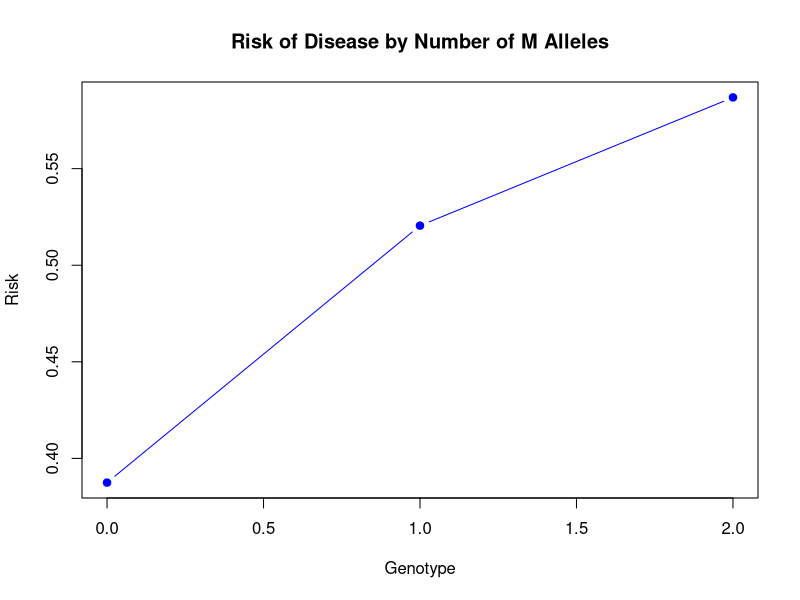
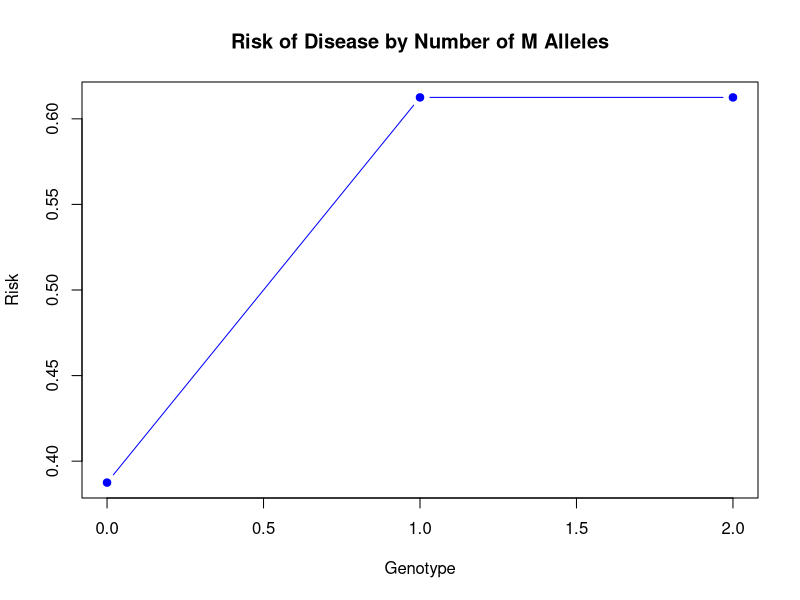
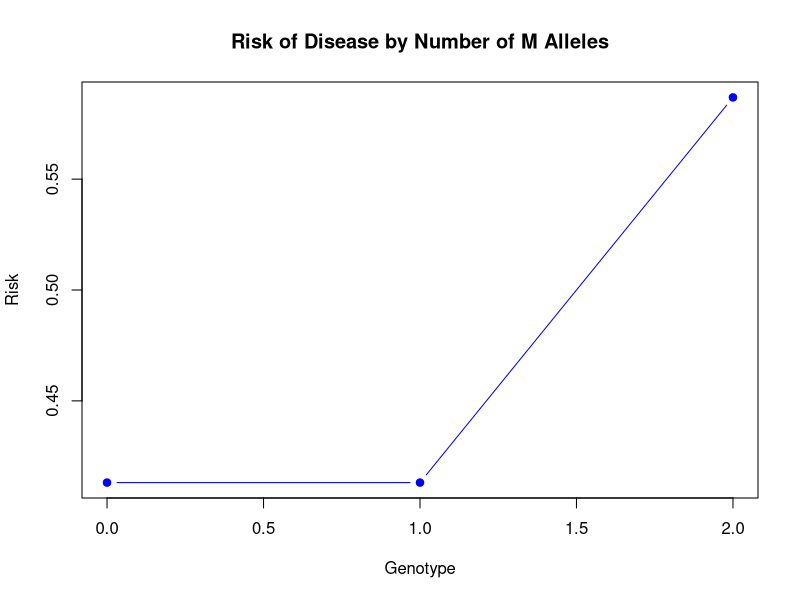

These figures' R source, in order:
## ---- chunk 1
X <- matrix(c(112, 278, 150, 206, 348, 150), nrow = 2, byrow = TRUE)
colnames(X) <- c("AA","Aa","aa")
rownames(X) <- c("Cases","Controls")

Y <- cbind(2*X[,1]+X[,2],2*X[,3]+X[,2])
colnames(Y) <- c("A","a")
chi_square_result <- chisq.test(Y,correct=FALSE)
p_value <- chi_square_result$p.value
odds_ratio <- Y[1, 1] * Y[2, 2] / (Y[1, 2] * Y[2, 1])
print(odds_ratio)


# Print the results
cat("Chi-square test results:\n")
cat("P-value:", p_value, "\n")
cat("Odds Ratio:", odds_ratio, "\n")

## ---- chunk 2
# codominant test
test <- chisq.test(X)
p_value <- test$p.value
cat("Codomminant test results:\n")
cat("P-value:", p_value, "\n")
odds_ratios <- c((X[1, 1] / (X[1, 2] + X[1, 3])) / (X[2, 1] / (X[2, 2] + X[2, 3])))
odds_ratios <- c(odds_ratios, (X[1, 2] / (X[1, 1] + X[1, 3])) / (X[2, 2] / (X[2, 1] + X[2, 3])))
odds_ratios <- c(odds_ratios, (X[1, 3] / (X[1, 1] + X[1, 2])) / (X[2, 3] / (X[2, 1] + X[2, 2])))
risk <- odds_ratios / (1 + odds_ratios)

allele_counts <- c(0, 1, 2)
plot(allele_counts, risk, type = "b", pch = 19, col = "blue", main = "Risk of Disease by Number of M Alleles", xlab = "Genotype", ylab = "Risk")
## ---- chunk 3

# Dominant test
Y <- cbind(X[,1],X[,2]+X[,3])
colnames(Y) <- c("AA","Aa or aa")
rownames(Y) <- c("Cases","Control")
test <- chisq.test(Y)
p_value <- test$p.value
cat("Dominant test results:\n")
cat("P-value:", p_value, "\n")

odds_ratios <- c((X[1, 1] / (X[1, 2] + X[1, 3])) / (X[2, 1] / (X[2, 2] + X[2, 3])))
odds_ratios <- c(odds_ratios, (Y[1, 2] / Y[1, 1]) / (Y[2, 2] / Y[2, 1]))
odds_ratios <- c(odds_ratios, (Y[1, 2] / Y[1, 1]) / (Y[2, 2] / Y[2, 1]))

risk <- odds_ratios / (1 + odds_ratios)

allele_counts <- c(0, 1, 2)
plot(allele_counts, risk, type = "b", pch = 19, col = "blue", main = "Risk of Disease by Number of M Alleles", xlab = "Genotype", ylab = "Risk")
## ---- chunk 4
# Recessive test
Y <- cbind(X[,1]+X[,2],X[,3])
colnames(Y) <- c("AA or Aa","aa")
rownames(Y) <- c("Cases","Control")
test <- chisq.test(Y)
p_value <- test$p.value
cat("Recessive test results:\n")
cat("P-value:", p_value, "\n")

## ---- chunk 5

odds_ratios <- c((Y[1, 1] / Y[1, 2]) / (Y[2, 1] / Y[2, 2]))
odds_ratios <- c(odds_ratios, (Y[1, 1] / Y[1, 2]) / (Y[2, 1] / Y[2, 2]))
odds_ratios <- c(odds_ratios, (Y[1, 2] / Y[1, 1]) / (Y[2, 2] / Y[2, 1]))

risk <- odds_ratios / (1 + odds_ratios)

allele_counts <- c(0, 1, 2)
plot(allele_counts, risk, type = "b", pch = 19, col = "blue", main = "Risk of Disease by Number of M Alleles", xlab = "Genotype", ylab = "Risk")

## ---- chunk 6
Cases <- c(112, 278, 150)
Controls <- c(206, 348, 150)
X <- rbind(Cases,Controls)
rownames(X) <- c("Cases","Controls")
colnames(X) <- c("AA","Aa","aa")
n <- sum(X)
cas <- rep(c(0,1,2),Cases)
con <- rep(c(0,1,2),Controls)
y <- c(rep(1,sum(Cases)), rep(0,sum(Controls)))
x <- c(cas,con)
r <- cor(x,y)
A <- n*(r^2)
pvalue <- pchisq(A,df=1,lower.tail=FALSE)

cat("Armitage Trend Tes:\n")
cat("P-value:", pvalue, "\n")
